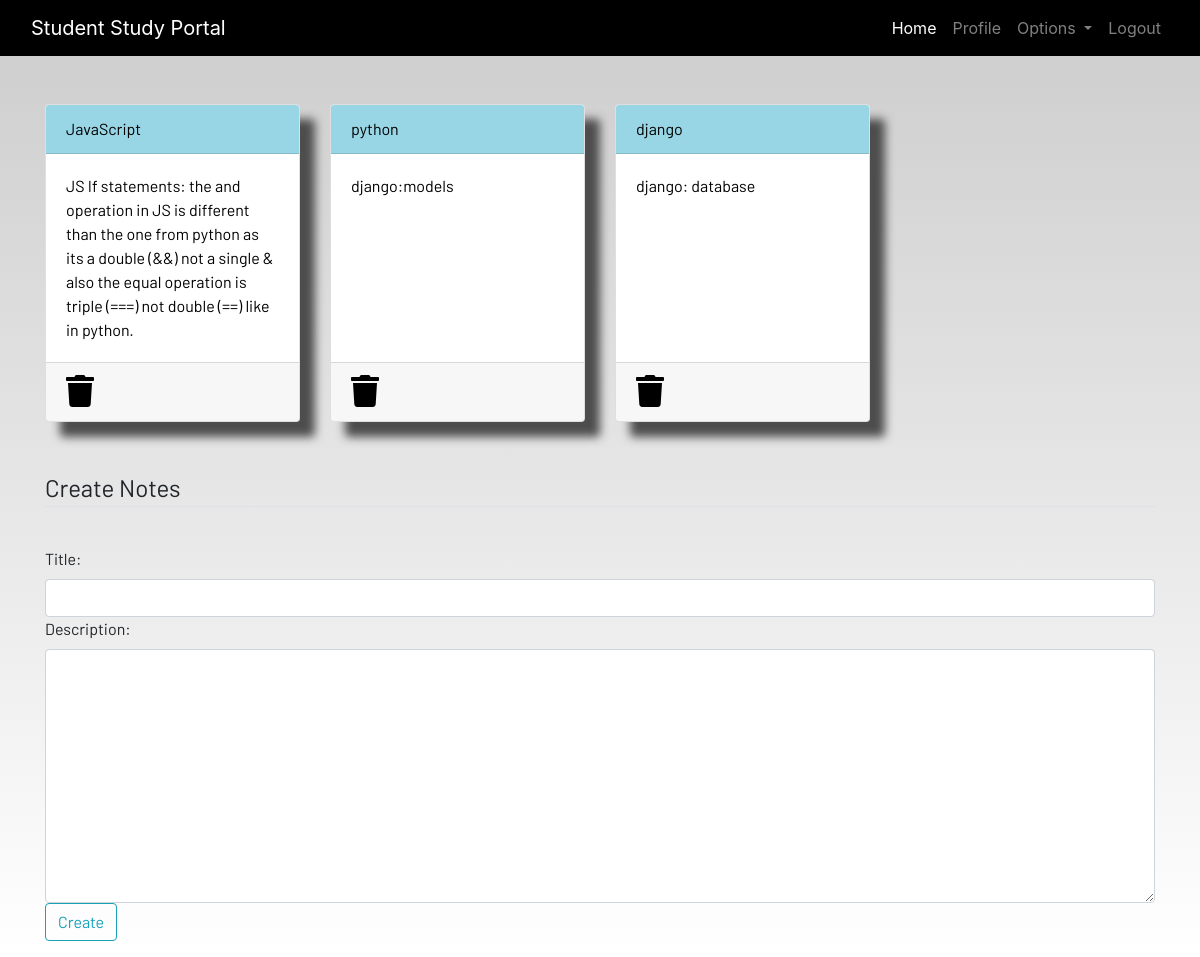
Screenshot of /notes (signed in) with the database file from the repository.
### dashboard/models.py (models this page shows, shortened)
class Notes(models.Model):
    user = models.ForeignKey(User, on_delete=models.CASCADE)
    title = models.CharField(max_length=200)
    description = models.TextField()
    class Meta:
        verbose_name = 'Notes'
        verbose_name_plural = 'Notes'

### dashboard/views.py (the view)
# urls.py: path('notes', views.notes, name='notes'),
@login_required
def notes(request):
    if request.method == 'POST':
        form = NotesForm(request.POST)
        if form.is_valid():
            notes = Notes(user=request.user, title=request.POST['title'], description=request.POST['description'])
            notes.save()
        messages.success(request, f'Notes Added from {request.user.username} successfully!')
    else:
        form = NotesForm()
    form = NotesForm()
    notes = Notes.objects.filter(user=request.user)
    context = {'notes': notes , 'form': form}
    return render(request, 'dashboard/notes.html' , context)

### dashboard/forms.py
class NotesForm(forms.ModelForm):
    class Meta:
        model = Notes
        fields = ['title', 'description']
    def __init__(self, *args, **kwargs):
        super(NotesForm, self).__init__(*args, **kwargs)
        for name, field in self.fields.items():
            field.widget.attrs.update({'class': 'form-control'})

### dashboard/templates/dashboard/notes.html (shortened to what this page needs)
{% extends 'dashboard/base.html' %} {% load static %} {% load crispy_forms_tags
%} {% block content %}
<div class="container">
  <div class="row">
    {% for note in notes %}
    <div class="col-md-3">
      <a href="{% url 'notes-detail' note.id %}">
        <div class="card">
          <div class="card-header">{{note.title}}</div>
          <div class="card-body">{{note.description|slice:"0:200"}}</div>
          <div class="card-footer mt-auto">
            <a href="{% url 'delete-note' note.id %}">
              <i class="fa fa-trash fa-2x"></i
            ></a>
          </div>
        </div>
      </a>
    </div>
    {% endfor %}
    <br /><br />
  </div>
</div>
<br /><br />
<div class="container">
  <form method="POST">
    <fieldset class="form-group">
      <legend class="border-bottom mb-4">Create Notes</legend>
    </fieldset>
    {{form}}
    <div class="form-group">
      <button href="" class="btn btn-outline-info" type="submit">Create</button>
    </div>
  </form>
</div>
{% endblock content %}

### static/css/main.css (style rules this page uses)
html { scroll-behavior: smooth; height: 100%; width: 100%; }
.card { box-shadow: 15px 15px 10px rgb(78, 77, 77); }
a { text-decoration: none !important; color: black; }
.card-header { color: black !important; background: rgb(152, 214, 230) !important; transition: 0.3s ease-in; }
html, body { max-width: 100%; overflow-x: hidden; height: 100%; width: 100%; }
body { background: linear-gradient(rgba(0, 0, 0, 0.2), rgba(255, 255, 255, 0.5)); overflow-x: hidden; background-repeat: no-repeat; }
.card-header { background-color: rgb(133, 204, 231); }
.col-md-3 .card { width: 100%; height: 100%; }
.fa { color: black; }

### rows the page displays
Notes: title "JavaScript", description "JS If statements: the and operation in JS is different than the one from python as its a double (&&) not a single & also the equal operation is triple (===) not double (==) like in python."
Notes: title "python", description "django:models"
Notes: title "django", description "django: database"
